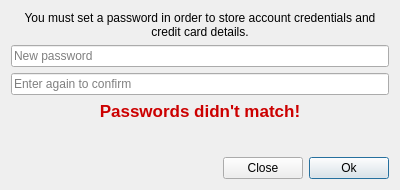
<?xml version="1.0" encoding="UTF-8"?>
<ui version="4.0">
 <class>DlgSetPassword</class>
 <widget class="QDialog" name="DlgSetPassword">
  <property name="geometry">
   <rect>
    <x>0</x>
    <y>0</y>
    <width>400</width>
    <height>190</height>
   </rect>
  </property>
  <property name="windowTitle">
   <string>Set Auto-KJ Password</string>
  </property>
  <layout class="QVBoxLayout" name="verticalLayout">
   <item>
    <widget class="QLabel" name="label">
     <property name="text">
      <string>You must set a password in order to store account credentials and credit card details.</string>
     </property>
     <property name="alignment">
      <set>Qt::AlignCenter</set>
     </property>
     <property name="wordWrap">
      <bool>true</bool>
     </property>
    </widget>
   </item>
   <item>
    <widget class="QLineEdit" name="lineEditPassword1">
     <property name="echoMode">
      <enum>QLineEdit::Password</enum>
     </property>
     <property name="placeholderText">
      <string>New password</string>
     </property>
    </widget>
   </item>
   <item>
    <widget class="QLineEdit" name="lineEditPassword2">
     <property name="echoMode">
      <enum>QLineEdit::Password</enum>
     </property>
     <property name="placeholderText">
      <string>Enter again to confirm</string>
     </property>
    </widget>
   </item>
   <item>
    <widget class="QLabel" name="labelPasswordMismatch">
     <property name="enabled">
      <bool>true</bool>
     </property>
     <property name="palette">
      <palette>
       <active>
        <colorrole role="WindowText">
         <brush brushstyle="SolidPattern">
          <color alpha="255">
           <red>204</red>
           <green>0</green>
           <blue>0</blue>
          </color>
         </brush>
        </colorrole>
       </active>
       <inactive>
        <colorrole role="WindowText">
         <brush brushstyle="SolidPattern">
          <color alpha="255">
           <red>204</red>
           <green>0</green>
           <blue>0</blue>
          </color>
         </brush>
        </colorrole>
       </inactive>
       <disabled>
        <colorrole role="WindowText">
         <brush brushstyle="SolidPattern">
          <color alpha="255">
           <red>141</red>
           <green>144</green>
           <blue>145</blue>
          </color>
         </brush>
        </colorrole>
       </disabled>
      </palette>
     </property>
     <property name="font">
      <font>
       <pointsize>13</pointsize>
       <weight>75</weight>
       <bold>true</bold>
      </font>
     </property>
     <property name="frameShape">
      <enum>QFrame::NoFrame</enum>
     </property>
     <property name="text">
      <string>Passwords didn't match!</string>
     </property>
     <property name="alignment">
      <set>Qt::AlignCenter</set>
     </property>
    </widget>
   </item>
   <item>
    <spacer name="verticalSpacer">
     <property name="orientation">
      <enum>Qt::Vertical</enum>
     </property>
     <property name="sizeHint" stdset="0">
      <size>
       <width>20</width>
       <height>40</height>
      </size>
     </property>
    </spacer>
   </item>
   <item>
    <layout class="QHBoxLayout" name="horizontalLayout">
     <property name="topMargin">
      <number>0</number>
     </property>
     <item>
      <spacer name="horizontalSpacer">
       <property name="orientation">
        <enum>Qt::Horizontal</enum>
       </property>
       <property name="sizeHint" stdset="0">
        <size>
         <width>40</width>
         <height>20</height>
        </size>
       </property>
      </spacer>
     </item>
     <item>
      <widget class="QPushButton" name="pushButtonClose">
       <property name="text">
        <string>Close</string>
       </property>
       <property name="autoDefault">
        <bool>false</bool>
       </property>
      </widget>
     </item>
     <item>
      <widget class="QPushButton" name="pushButtonOk">
       <property name="text">
        <string>Ok</string>
       </property>
       <property name="autoDefault">
        <bool>false</bool>
       </property>
       <property name="default">
        <bool>true</bool>
       </property>
      </widget>
     </item>
    </layout>
   </item>
  </layout>
 </widget>
 <resources/>
 <connections/>
</ui>
